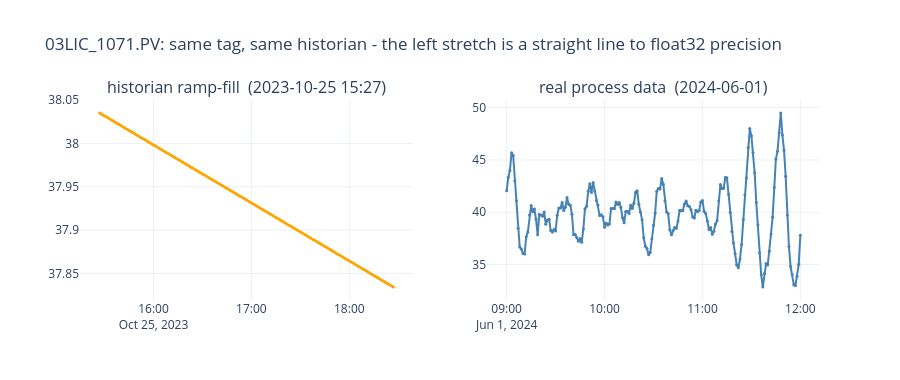

The notebook cell saved with this chart:
### Code cell
# ---- FIGURE 1: what historian ramp-fill actually looks like -------------------------------------
T1 = CONFIG['TARGET']
ramp = QUAL[T1]['ramp']
r_idx = ramp[ramp].index
demo_end = r_idx[len(r_idx) // 2]
demo_start = demo_end - pd.Timedelta(minutes=90)
fake = ts.loc[demo_start:demo_end + pd.Timedelta(minutes=90), T1]
real_mid = ts[T1].loc['2024-06-01 12:00']
real = ts.loc['2024-06-01 09:00':'2024-06-01 12:00', T1]

fig = make_subplots(rows=1, cols=2, subplot_titles=(
    f'historian ramp-fill  ({demo_start:%Y-%m-%d %H:%M})', 'real process data  (2024-06-01)'))
fig.add_trace(go.Scatter(x=fake.index, y=fake.values, mode='lines+markers',
                         marker=dict(size=3), line=dict(color='orange'), name='gap-fill'), 1, 1)
fig.add_trace(go.Scatter(x=real.index, y=real.values, mode='lines+markers',
                         marker=dict(size=3), line=dict(color='steelblue'), name='real'), 1, 2)
fig.update_layout(height=380, template='plotly_white', showlegend=False,
                  title=f'{T1}: same tag, same historian - the left stretch is a straight line to float32 precision')
fig.show()

print('raw values inside the flagged stretch (constant increment, no curvature):')
print(ts.loc[demo_end - pd.Timedelta(minutes=6):demo_end, T1].to_string())
print('\nraw values in the real stretch (curvature everywhere):')
print(real.tail(7).to_string())

### Figure 1 — Plotly figure (JSON) as saved in the notebook; plotly's stock layout.template omitted (floating-point values rounded to 4 significant figures; data arrays with more than 128 entries replaced by an {"elided": "..."} marker saying what was removed)
{"data": [{"line": {"color": "orange"}, "marker": {"size": 3}, "mode": "lines+markers", "name": "gap-fill", "type": "scatter", "x": {"elided": "181 str values"}, "xaxis": "x", "y": {"elided": "181 float values"}, "yaxis": "y"}, {"line": {"color": "steelblue"}, "marker": {"size": 3}, "mode": "lines+markers", "name": "real", "type": "scatter", "x": {"elided": "181 str values"}, "xaxis": "x2", "y": {"elided": "181 float values"}, "yaxis": "y2"}], "layout": {"annotations": [{"font": {"size": 16}, "showarrow": false, "text": "historian ramp-fill  (2023-10-25 15:27)", "x": 0.225, "xanchor": "center", "xref": "paper", "y": 1, "yanchor": "bottom", "yref": "paper"}, {"font": {"size": 16}, "showarrow": false, "text": "real process data  (2024-06-01)", "x": 0.775, "xanchor": "center", "xref": "paper", "y": 1, "yanchor": "bottom", "yref": "paper"}], "height": 380, "showlegend": false, "title": {"text": "03LIC_1071.PV: same tag, same historian - the left stretch is a straight line to float32 precision"}, "xaxis": {"anchor": "y", "domain": [0, 0.45]}, "xaxis2": {"anchor": "y2", "domain": [0.55, 1]}, "yaxis": {"anchor": "x", "domain": [0, 1]}, "yaxis2": {"anchor": "x2", "domain": [0, 1]}}}
